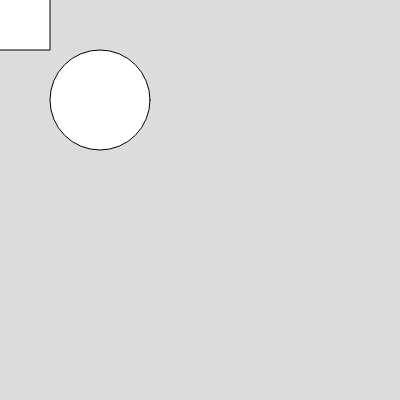
Frame 1 (no input)
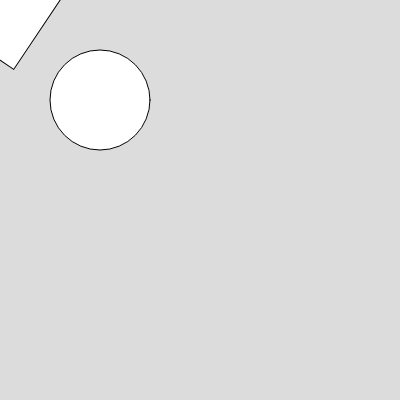
Frame 60 (no input)
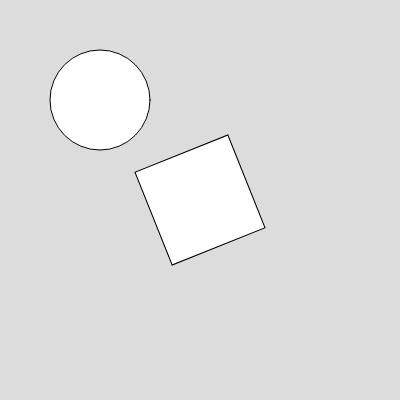
Frame 120 (the mouse pressed at the canvas centre since frame 60)

The p5.js sketch that drew these frames (run headless with seeded random() and noise() and a simulated clock; from frame 60 on, the mouse is pressed at the canvas centre):

// p5.js sketch
// ── sketch.js
/* 
This example demonstrates how to use push(), pop(), and 
translate() to rotate one object — a square — while another
remains static
*/

// variable for rotation in radians
let rot = 0.0;

function setup() {
  createCanvas(400, 400);
}

function draw() {
  background(220);
  // draw the rectangle in CENTER mode
  rectMode(CENTER);

  // save the current coordinate system
  push();
  // translate the origin of the drawing system
  // to the mouse position
  translate(mouseX, mouseY);
  // rotate the scene
  rotate(rot);
  // draw the rectangle at 0,0 of the need coordiante system
  // because we're using the mouse x/y as the new origin,
  // the rotation will happen around this point
  rect(0, 0, 100);
  // end the translation and restore the saved origin
  // i.e. return to the default state
  pop();
  // draw an ellipse int he top left corner
  ellipse(100, 100, 100);
  // update the rotation variable
  rot += .01;
}
